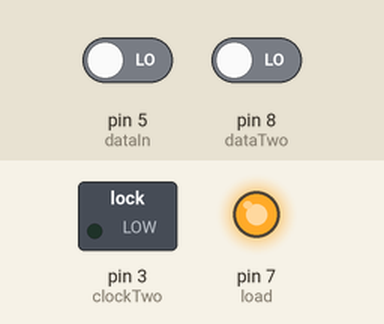
A sketch run on a simulated Arduino Uno, built with avr-gcc and run on an emulated ATmega328P. Shown: switched loads named in the sketch (green lamp = pin HIGH), output pins drawn as LEDs (lit = HIGH). The test bench sets the inputs (shaded band); at power-on: pin 5 (dataIn) LOW, pin 8 (dataTwo) LOW. Pins used as bus, display or sensor lines are not drawn; what the sketch prints to the serial monitor is not drawn.

Above: at 1.2 s.
1.3 s: pin 5 (dataIn) driven HIGH and pin 8 (dataTwo) driven HIGH
Timing chart, 0 to 4.3 s (numbered marks = the images above; inputs shaded):
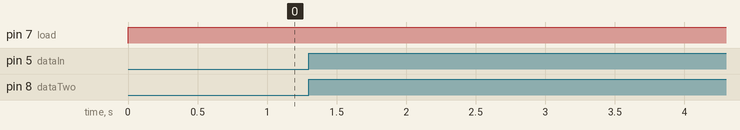

The sketch:

readBoardStateTest.ino
```cpp
/*
  Code partially sourced from DroneBotWorkShop, chatGPT, and potential divine intervention. Wish I knew what I wrote at 3am.

*/

// Define Connections to 74HC165
int states[8][8];

void blackout() {
  for (int i = 0; i < 8; i++) {
    for (int j = 0; j < 8; j++) {
      states[i][j] = '0'; // Neutral (off) state
    }
  }
}


// PL pin 1
int load = 7;
// CE pin 15
int clockEnablePin = 4;
// Q7 pin 7
int dataIn = 5;
int dataTwo = 8;
int clockTwo = 3;

// CP pin 2
int clockIn = 6;

void setup()
{

  // Setup Serial Monitor
  Serial.begin(9600);

  // Setup 74HC165 connections
  pinMode(load, OUTPUT);
  pinMode(clockEnablePin, OUTPUT);
  pinMode(clockIn, OUTPUT);
  pinMode(dataIn, INPUT);
  pinMode(clockTwo,OUTPUT);
  pinMode(dataTwo,INPUT);
  blackout();
}

int rowState[8] = {2,2,2,2,2,2,2,2};
int colState[8] = {2,2,2,2,2,2,2,2};


void loop()
{

  // Write pulse to load pin
  digitalWrite(load, LOW);
  delayMicroseconds(5);
  digitalWrite(load, HIGH);
  delayMicroseconds(5);

  // Get data from 74HC165
  digitalWrite(clockEnablePin, LOW);
  for(int i = 0; i < 8; i++){
    digitalWrite(clockIn,HIGH);
    delay(5);
    rowState[i] = digitalRead(dataIn);
    //Serial.print(digitalRead(dataIn));
    digitalWrite(clockIn,LOW);
  }
  //Serial.print("\n");
  digitalWrite(load, LOW);
  delayMicroseconds(5);
  digitalWrite(load, HIGH);
  delayMicroseconds(5);

  for(int i = 0; i < 8; i++){
    digitalWrite(clockIn,HIGH);
    delay(5);
    colState[i] = digitalRead(dataTwo);
    //Serial.print(digitalRead(dataTwo));
    digitalWrite(clockIn,LOW);
  }
  //Serial.println(colState);
  digitalWrite(clockEnablePin,HIGH);
  /*
  for (int i = 0; i <8 ; i++){
    for (int j = 0; j < 8; j++){
      //Serial.print
      if (rowState[i] == 1 == colState[j]){
        states[i][j] = 1;
      }
      else{
        states[i][j] = 0;
      }
    }
  }
  */
  int foundRow = 9;
  int foundCol = 9;
  for (int i = 0; i < 8; i++){
    if (rowState[i] == 1){
      foundRow = i;
    }
    if (colState[i] == 1){
      foundCol = i;
    }
  }
  delay(200);
  if (foundRow != 9 && foundCol != 9){
      states[foundRow][foundCol] = 1;
  }

  /*
  Serial.print(foundRow);
  Serial.print(foundCol);
  Serial.println();
  */


// outputting to the serial, so I can test visualizing.
for (int i = 0; i < 8; i++) {
      for (int j = 0; j < 8; j++) {
        Serial.print(states[i][j]);
        if (j < 7) Serial.print(", ");
        //states[foundRow][foundCol] = 0;
      }
      Serial.println();
    }
    Serial.println("---");

  // Print to serial monitor
  delay(200);

  delay(200);
  blackout();
}
```
